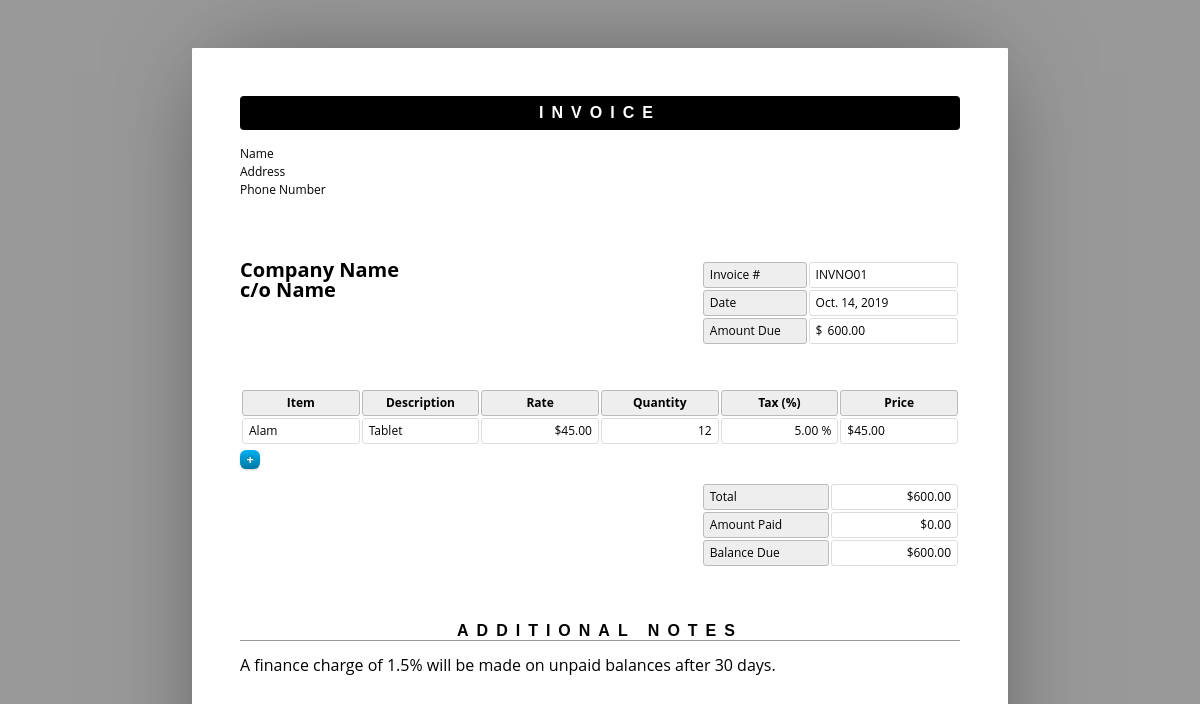
The app's page /invoice/ with its own data.
### invoice_medicine/models.py (models this page shows, shortened)
class invoice_medicine(models.Model) :
    invoice_no = models.ForeignKey(invoice,on_delete=models.CASCADE)
    medicine_id = models.ForeignKey(medicineinventory,on_delete=models.CASCADE)
    unit_quantity = models.PositiveIntegerField(default ='1')
    additional_tax = models.DecimalField(max_digits=50,decimal_places=2, default='00.00')
    total_amount = models.DecimalField(max_digits=1000,decimal_places=2, default='0000.00')

### invoice/models.py (models this page shows, shortened)
class invoice(models.Model) :
    invoice_no = models.CharField(max_length=10, default='INVNO',primary_key=True)
    invoice_date = models.DateField()
    supplier_id = models.ForeignKey(supplier,on_delete=models.CASCADE)

### medicineinventory/models.py (models this page shows, shortened)
class medicineinventory(models.Model) :
        medicine_id = models.CharField(max_length=10, default='MID',primary_key=True)
        medicine_name = models.CharField(max_length=35, default='xxx')
        medicine_groups = models.ForeignKey(medicine_group,on_delete=models.CASCADE)
        quantity_on_hand = models.PositiveIntegerField(default = '0')
        reorder_level = models.PositiveIntegerField(default = '1')
        reorder_quantity = models.PositiveIntegerField(default = '1')
        medicine_price = models.DecimalField(max_digits=10000,decimal_places=2, default='00000.00')
        supplier_id = models.ForeignKey(supplier,on_delete=models.CASCADE)

### medicine_group/models.py (models this page shows, shortened)
class medicine_group(models.Model) :
    medicine_groups = models.CharField(max_length=20, default='xxx',primary_key=True)
    medicine_tax = models.DecimalField(max_digits=50,decimal_places=2, default='00.00')
    tax_effective_date = models.DateField()

### invoice_medicine/views.py (the view)
# urls.py: path('invoice/',invoice_medicine_detail_view,name='invoice'),
def invoice_medicine_detail_view(request):
    obj = invoice_medicine.objects.get()
    context = {
        'object' : obj
    }
    return render(request,"invoice/detail.html", context)

### templates/invoice/detail.html (shortened to what this page needs)
{% extends 'form.html' %}
{% load staticfiles %}
{% block content1 %}
	<body>
		    <header>
			    <h1>Invoice</h1>
			    <address contenteditable>
				    <p>Name</p>
				    <p>Address</p>
				    <p>Phone Number</p>
			    </address>
		    </header>
		    <article>
			    <address contenteditable>
				    <p>Company Name<br>c/o Name</p>
			    </address>
			    <table class="meta">
				    <tr>
					    <th><span contenteditable>Invoice #</span></th>
					    <td><span contenteditable>{{ object.invoice_no.invoice_no }}</span></td>
				    </tr>
				    <tr>
					    <th><span contenteditable>Date</span></th>
					    <td><span contenteditable>{{ object.invoice_no.invoice_date }}</span></td>
				    </tr>
				    <tr>
					    <th><span contenteditable>Amount Due</span></th>
					    <td><span id="prefix" contenteditable>$</span><span>600.00</span></td>
				    </tr>
			    </table>
			    <table class="inventory">
				    <thead>
					    <tr>
						    <th><span contenteditable>Item</span></th>
						    <th><span contenteditable>Description</span></th>
						    <th><span contenteditable>Rate</span></th>
							<th><span contenteditable>Quantity</span></th>
							<th><span contenteditable>Tax (%)</span></th>
						    <th><span contenteditable>Price</span></th>
					    </tr>
				    </thead>
				    <tbody>
					    <tr>
						    <td><a class="cut">-</a><span contenteditable>{{ object.medicine_id.medicine_name }}</span></td>
						    <td><span contenteditable>{{ object.medicine_id.medicine_groups.medicine_groups }}</span></td>
						    <td><span data-prefix>$</span><span contenteditable>{{ object.medicine_id.medicine_price }}</span></td>
							<td><span contenteditable>{{ object.medicine_id.quantity_on_hand }}</span></td>
							<td><span contenteditable>{{ object.medicine_id.medicine_groups.medicine_tax }} %</span></td>
						    <td><span data-prefix>$</span><span>{{ object.medicine_id.medicine_price }}</span></td>
					    </tr>
				    </tbody>
			    </table>
			    <a class="add">+</a>
			    <table class="balance">
				    <tr>
					    <th><span contenteditable>Total</span></th>
					    <td><span data-prefix>$</span><span>600.00</span></td>
				    </tr>
				    <tr>
					    <th><span contenteditable>Amount Paid</span></th>
					    <td><span data-prefix>$</span><span contenteditable>0.00</span></td>
				    </tr>
				    <tr>
					    <th><span contenteditable>Balance Due</span></th>
					    <td><span data-prefix>$</span><span>600.00</span></td>
				    </tr>
			    </table>
		    </article>
		    <aside>
			    <h1><span contenteditable>Additional Notes</span></h1>
			    <div contenteditable>
				    <p>A finance charge of 1.5% will be made on unpaid balances after 30 days.</p>
			    </div>
            </aside>
	</body>
{% endblock %}

### static/css/style.css (style rules this page uses)
* { border: 0; box-sizing: content-box; color: inherit; font-family: inherit; font-size: inherit; font-style: inherit; font-weight: inherit; line-height: inherit; list-style: none; margin: 0; padding: 0; text-decoration: none; vertical-align: top; }
*[contenteditable] { border-radius: 0.25em; min-width: 1em; outline: 0; }
*[contenteditable] { cursor: pointer; }
span[contenteditable] { display: inline-block; }
h1 { font: bold 100% sans-serif; letter-spacing: 0.5em; text-align: center; text-transform: uppercase; }
table { font-size: 75%; table-layout: fixed; width: 100%; }
table { border-collapse: separate; border-spacing: 2px; }
th, td { border-width: 1px; padding: 0.5em; position: relative; text-align: left; }
th, td { border-radius: 0.25em; border-style: solid; }
th { background: #EEE; border-color: #BBB; }
td { border-color: #DDD; }
html { font: 16px/1 'Open Sans', sans-serif; overflow: auto; padding: 0.5in; }
html { background: #999; cursor: default; }
body { box-sizing: border-box; height: 11in; margin: 0 auto; overflow: hidden; padding: 0.5in; width: 8.5in; }
body { background: #FFF; border-radius: 1px; box-shadow: 0 0 1in -0.25in rgba(0, 0, 0, 0.5); }
header { margin: 0 0 3em; }
header:after { clear: both; content: ""; display: table; }
header h1 { background: #000; border-radius: 0.25em; color: #FFF; margin: 0 0 1em; padding: 0.5em 0; }
header address { float: left; font-size: 75%; font-style: normal; line-height: 1.25; margin: 0 1em 1em 0; }
header address p { margin: 0 0 0.25em; }
article, article address, table.meta, table.inventory { margin: 0 0 3em; }
article:after { clear: both; content: ""; display: table; }
article address { float: left; font-size: 125%; font-weight: bold; }
table.meta, table.balance { float: right; width: 36%; }
table.meta:after, table.balance:after { clear: both; content: ""; display: table; }
table.meta th { width: 40%; }
table.meta td { width: 60%; }
table.inventory { clear: both; width: 100%; }
table.inventory th { font-weight: bold; text-align: center; }
table.inventory td:nth-child(1) { width: 26%; }
table.inventory td:nth-child(2) { width: 38%; }
table.inventory td:nth-child(3) { text-align: right; width: 12%; }
table.inventory td:nth-child(4) { text-align: right; width: 12%; }
table.inventory td:nth-child(5) { text-align: right; width: 12%; }
table.balance th, table.balance td { width: 50%; }
table.balance td { text-align: right; }
aside h1 { border: none; border-width: 0 0 1px; margin: 0 0 1em; }
aside h1 { border-color: #999; border-bottom-style: solid; }
.add, .cut { border-width: 1px; display: block; font-size: .8rem; padding: 0.25em 0.5em; float: left; text-align: center; width: 0.6em; }
.add, .cut { background: #9AF; box-shadow: 0 1px 2px rgba(0,0,0,0.2); background-image: -moz-linear-gradient(#00ADEE 5%, #0078A5 100%); background-image: -webkit-linear-gradient(#00ADEE 5%, #0078A5 100%); border-radius: 0.5em; border-color: #0076A3; color: #FFF; cursor: pointer; font-weight: bold; text-shadow: 0 -1px 2px rgba(0,0,0,0.333); }
.add { margin: -2.5em 0 0; }

### records on screen
invoice_medicine: invoice_no.invoice_no "INVNO01", invoice_no.invoice_date "Oct. 14, 2019", medicine_id.medicine_name "Alam", medicine_id.medicine_groups.medicine_groups "Tablet", medicine_id.medicine_price "45.00", medicine_id.quantity_on_hand "12", medicine_id.medicine_groups.medicine_tax "5.00"
